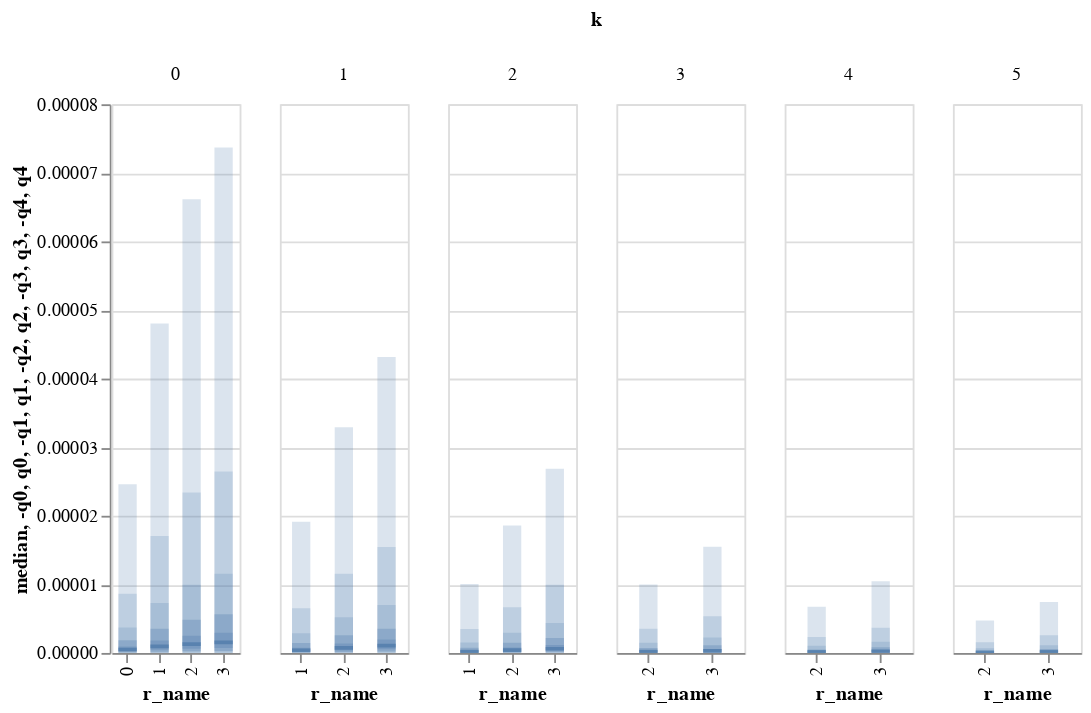

This figure's notebook cell:
### Code cell
weights_grad = [w.grad for w in weights]
base.plot_weights_dist(weights_grad)

### Figure 1 — Vega-Lite specification as saved in the notebook (floating-point values rounded to 4 significant figures)
{"config": {"view": {"continuousWidth": 400, "continuousHeight": 300}}, "data": {"name": "data-38dbad97bdaa4ea8b153a080edb3a576"}, "facet": {"column": {"type": "quantitative", "field": "k"}}, "spec": {"layer": [{"mark": {"type": "tick", "thickness": 2, "width": 10, "xOffset": 0}, "encoding": {"x": {"type": "nominal", "field": "r_name"}, "y": {"type": "quantitative", "field": "median"}}, "selection": {"selector004": {"type": "interval", "bind": "scales", "encodings": ["y"]}}, "width": 70}, {"mark": {"type": "bar", "opacity": 0.2, "width": 10, "xOffset": 0}, "encoding": {"x": {"type": "nominal", "field": "r_name"}, "y": {"type": "quantitative", "field": "-q0"}, "y2": {"field": "q0"}}, "width": 70}, {"mark": {"type": "bar", "opacity": 0.2, "width": 10, "xOffset": 0}, "encoding": {"x": {"type": "nominal", "field": "r_name"}, "y": {"type": "quantitative", "field": "-q1"}, "y2": {"field": "q1"}}, "width": 70}, {"mark": {"type": "bar", "opacity": 0.2, "width": 10, "xOffset": 0}, "encoding": {"x": {"type": "nominal", "field": "r_name"}, "y": {"type": "quantitative", "field": "-q2"}, "y2": {"field": "q2"}}, "width": 70}, {"mark": {"type": "bar", "opacity": 0.3, "width": 10, "xOffset": 0}, "encoding": {"x": {"type": "nominal", "field": "r_name"}, "y": {"type": "quantitative", "field": "-q3"}, "y2": {"field": "q3"}}, "width": 70}, {"mark": {"type": "bar", "opacity": 0.3, "width": 10, "xOffset": 0}, "encoding": {"x": {"type": "nominal", "field": "r_name"}, "y": {"type": "quantitative", "field": "-q4"}, "y2": {"field": "q4"}}, "width": 70}]}, "resolve": {"scale": {"x": "independent"}}, "$schema": "https://vega.github.io/schema/vega-lite/v4.8.1.json", "datasets": {"data-38dbad97bdaa4ea8b153a080edb3a576": [{"r_name": 0, "k": 0, "r": 0, "name": "k=0 r=0", "median": 4.979e-07, "q0": 2.46e-05, "-q0": 0.0, "q1": 8.645e-06, "-q1": 6.881e-10, "q2": 3.708e-06, "-q2": 2.516e-08, "q3": 1.847e-06, "-q3": 9.475e-08, "q4": 9.562e-07, "-q4": 2.4e-07}, {"r_name": 1, "k": 0, "r": 1, "name": "k=0 r=1", "median": 9.515e-07, "q0": 4.804e-05, "-q0": 0.0, "q1": 1.706e-05, "-q1": 1.322e-09, "q2": 7.266e-06, "-q2": 4.762e-08, "q3": 3.536e-06, "-q3": 1.84e-07, "q4": 1.83e-06, "-q4": 4.6e-07}, {"r_name": 2, "k": 0, "r": 2, "name": "k=0 r=2", "median": 1.298e-06, "q0": 6.614e-05, "-q0": 0.0, "q1": 2.34e-05, "-q1": 1.736e-09, "q2": 9.926e-06, "-q2": 6.647e-08, "q3": 4.823e-06, "-q3": 2.516e-07, "q4": 2.503e-06, "-q4": 6.217e-07}, {"r_name": 3, "k": 0, "r": 3, "name": "k=0 r=3", "median": 1.546e-06, "q0": 7.371e-05, "-q0": 0.0, "q1": 2.646e-05, "-q1": 1.969e-09, "q2": 1.155e-05, "-q2": 7.642e-08, "q3": 5.634e-06, "-q3": 2.976e-07, "q4": 2.944e-06, "-q4": 7.377e-07}, {"r_name": 1, "k": 1, "r": 1, "name": "k=1 r=1", "median": 3.965e-07, "q0": 1.913e-05, "-q0": 0.0, "q1": 6.529e-06, "-q1": 4.981e-10, "q2": 2.873e-06, "-q2": 2.023e-08, "q3": 1.434e-06, "-q3": 7.848e-08, "q4": 7.592e-07, "-q4": 1.977e-07}, {"r_name": 2, "k": 1, "r": 2, "name": "k=1 r=2", "median": 7.463e-07, "q0": 3.292e-05, "-q0": 0.0, "q1": 1.154e-05, "-q1": 9.676e-10, "q2": 5.207e-06, "-q2": 3.888e-08, "q3": 2.597e-06, "-q3": 1.542e-07, "q4": 1.394e-06, "-q4": 3.751e-07}, {"r_name": 3, "k": 1, "r": 3, "name": "k=1 r=3", "median": 1.079e-06, "q0": 4.317e-05, "-q0": 0.0, "q1": 1.546e-05, "-q1": 1.264e-09, "q2": 6.992e-06, "-q2": 5.665e-08, "q3": 3.538e-06, "-q3": 2.238e-07, "q4": 1.96e-06, "-q4": 5.425e-07}, {"r_name": 1, "k": 2, "r": 1, "name": "k=2 r=1", "median": 2.168e-07, "q0": 1.006e-05, "-q0": 0.0, "q1": 3.485e-06, "-q1": 2.736e-10, "q2": 1.526e-06, "-q2": 1.106e-08, "q3": 7.606e-07, "-q3": 4.281e-08, "q4": 4.072e-07, "-q4": 1.069e-07}, {"r_name": 2, "k": 2, "r": 2, "name": "k=2 r=2", "median": 4.166e-07, "q0": 1.857e-05, "-q0": 0.0, "q1": 6.672e-06, "-q1": 5.492e-10, "q2": 2.956e-06, "-q2": 2.175e-08, "q3": 1.484e-06, "-q3": 8.194e-08, "q4": 7.903e-07, "-q4": 2.046e-07}, {"r_name": 3, "k": 2, "r": 3, "name": "k=2 r=3", "median": 6.182e-07, "q0": 2.685e-05, "-q0": 0.0, "q1": 9.937e-06, "-q1": 8.991e-10, "q2": 4.359e-06, "-q2": 3.5e-08, "q3": 2.191e-06, "-q3": 1.299e-07, "q4": 1.158e-06, "-q4": 3.072e-07}, {"r_name": 2, "k": 3, "r": 2, "name": "k=3 r=2", "median": 2.02e-07, "q0": 9.99e-06, "-q0": 0.0, "q1": 3.512e-06, "-q1": 2.679e-10, "q2": 1.492e-06, "-q2": 1.083e-08, "q3": 7.246e-07, "-q3": 4.084e-08, "q4": 3.819e-07, "-q4": 9.866e-08}, {"r_name": 3, "k": 3, "r": 3, "name": "k=3 r=3", "median": 3.096e-07, "q0": 1.549e-05, "-q0": 0.0, "q1": 5.357e-06, "-q1": 4.678e-10, "q2": 2.248e-06, "-q2": 1.825e-08, "q3": 1.107e-06, "-q3": 6.895e-08, "q4": 5.859e-07, "-q4": 1.58e-07}, {"r_name": 2, "k": 4, "r": 2, "name": "k=4 r=2", "median": 1.487e-07, "q0": 6.732e-06, "-q0": 0.0, "q1": 2.335e-06, "-q1": 2.64e-10, "q2": 1.032e-06, "-q2": 8.332e-09, "q3": 5.197e-07, "-q3": 3.239e-08, "q4": 2.748e-07, "-q4": 7.482e-08}, {"r_name": 3, "k": 4, "r": 3, "name": "k=4 r=3", "median": 2.403e-07, "q0": 1.047e-05, "-q0": 0.0, "q1": 3.685e-06, "-q1": 4.329e-10, "q2": 1.639e-06, "-q2": 1.388e-08, "q3": 8.396e-07, "-q3": 5.233e-08, "q4": 4.525e-07, "-q4": 1.214e-07}, {"r_name": 2, "k": 5, "r": 2, "name": "k=5 r=2", "median": 9.414e-08, "q0": 4.73e-06, "-q0": 0.0, "q1": 1.57e-06, "-q1": 1.025e-10, "q2": 6.806e-07, "-q2": 4.975e-09, "q3": 3.309e-07, "-q3": 1.897e-08, "q4": 1.762e-07, "-q4": 4.562e-08}, {"r_name": 3, "k": 5, "r": 3, "name": "k=5 r=3", "median": 1.596e-07, "q0": 7.434e-06, "-q0": 0.0, "q1": 2.584e-06, "-q1": 2.276e-10, "q2": 1.132e-06, "-q2": 9.276e-09, "q3": 5.749e-07, "-q3": 3.478e-08, "q4": 3.056e-07, "-q4": 8.065e-08}]}}
